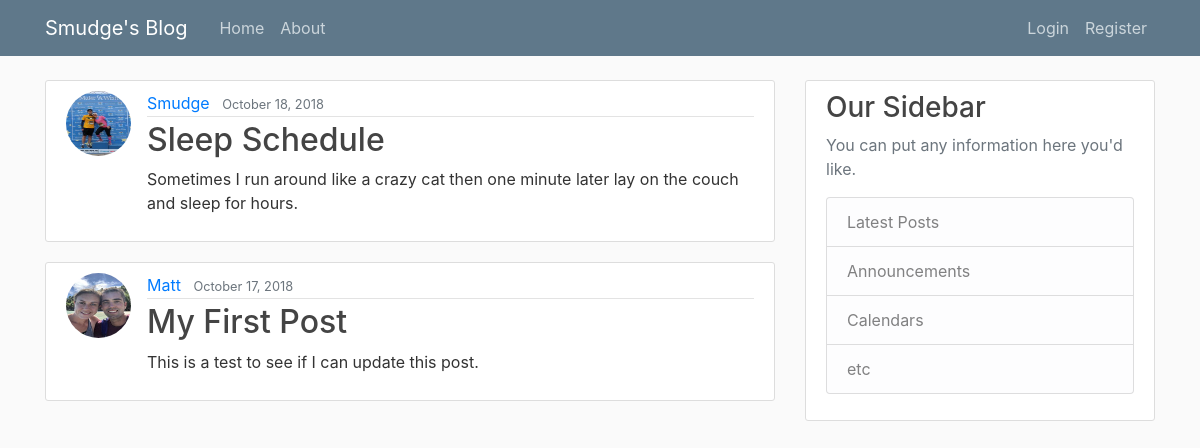
Before: / with the older database file.
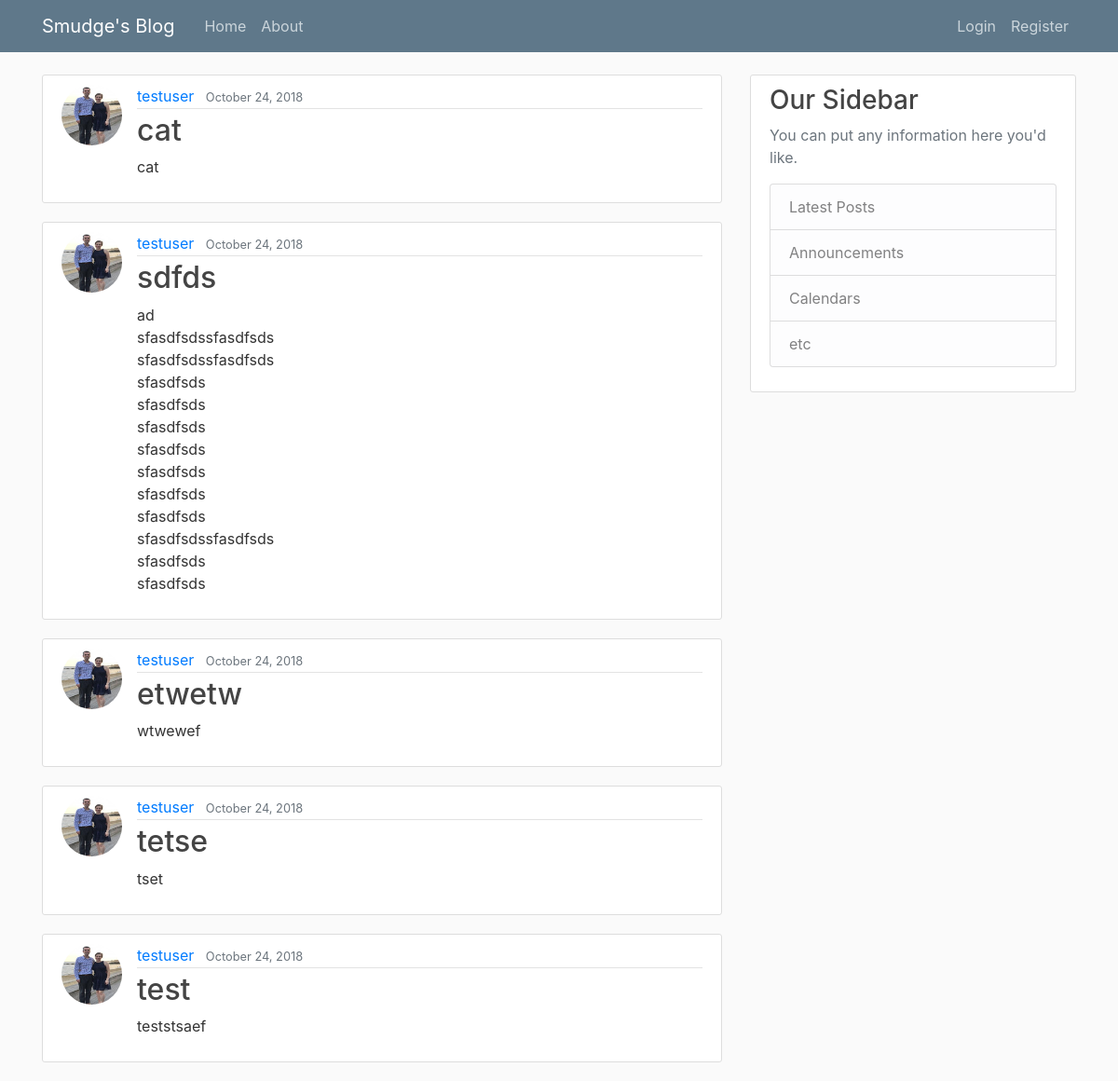
After: the same page with the newer database file.
### blog/models.py (models this page shows, shortened)
class Post(models.Model):
    title = models.CharField(max_length=100)
    content = models.TextField()
    date_posted = models.DateTimeField(default=timezone.now)
    author = models.ForeignKey(User, on_delete=models.CASCADE)

### users/models.py (models this page shows, shortened)
class Profile(models.Model):
    user = models.OneToOneField(User, on_delete=models.CASCADE)
    image = models.ImageField(default='default.jpg', upload_to='profile_pics')

### blog/views.py (the view)
# urls.py: path('', PostListView.as_view(), name='blog-home'),
class PostListView(ListView):
    model = Post
    template_name = 'blog/home.html'  # <app>/<model>_<viewtype>.html
    context_object_name = 'posts'
    ordering = ['-date_posted']
    paginate_by = 5

### blog/templates/blog/home.html
{% extends "blog/base.html" %}
{% block content %}
    {% for post in posts %}
        <article class="media content-section">
          <img class="rounded-circle article-img" src="{{ post.author.profile.image.url }}">
          <div class="media-body">
            <div class="article-metadata">
              <a class="mr-2" href="{% url 'user-posts' post.author.username %}">{{ post.author }}</a>
              <small class="text-muted">{{ post.date_posted|date:"F d, Y" }}</small>
            </div>
            <h2><a class="article-title" href="{% url 'post-detail' post.id %}">{{ post.title }}</a></h2>
            <p class="article-content">{{ post.content }}</p>
          </div>
        </article>
    {% endfor %}
{% endblock content %}

### blog/templates/blog/base.html (shortened to what this page needs)
{% load static %}
<!DOCTYPE html>
<html lang="en">
  <head>
    <link rel="stylesheet" href="https://stackpath.bootstrapcdn.com/bootstrap/4.1.3/css/bootstrap.min.css">
    <link rel="stylesheet" type="text/css" href="{% static 'blog/main.css' %}">
</head>
<body>
        <header class="site-header">
                <nav class="navbar navbar-expand-md navbar-dark bg-steel fixed-top">
                  <div class="container">
                    <a class="navbar-brand mr-4" href="{% url 'blog-home' %}">Smudge's Blog</a>
                    <div class="collapse navbar-collapse" id="navbarToggle">
                      <div class="navbar-nav mr-auto">
                            <a class="nav-item nav-link" href="{% url 'blog-home' %}">Home</a>
                        <a class="nav-item nav-link" href="{% url 'blog-about' %}">About</a>
                      </div>
                      <div class="navbar-nav">
                        {% if user.is_authenticated %}
                          <a class="nav-item nav-link" href="{% url 'post-create' %}">New Post</a>
                          <a class="nav-item nav-link" href="{% url 'profile' %}">Profile</a>
                          <a class="nav-item nav-link" href="{% url 'logout' %}">Logout</a>
                        {% else %}
                          <a class="nav-item nav-link" href="{% url 'login' %}">Login</a>
                          <a class="nav-item nav-link" href="{% url 'register' %}">Register</a>
                        {% endif %}
                      </div>
                    </div>
                  </div>
                </nav>
              </header>
    <main role="main" class="container">
  <div class="row">
    <div class="col-md-8">
      {% block content %}{% endblock %}
    </div>
    <div class="col-md-4">
      <div class="content-section">
        <h3>Our Sidebar</h3>
        <p class='text-muted'>You can put any information here you'd like.
          <ul class="list-group">
            <li class="list-group-item list-group-item-light">Latest Posts</li>
            <li class="list-group-item list-group-item-light">Announcements</li>
            <li class="list-group-item list-group-item-light">Calendars</li>
            <li class="list-group-item list-group-item-light">etc</li>
          </ul>
        </p>
      </div>
    </div>
  </div>
</body>
</html>

### blog/static/blog/main.css (style rules this page uses)
body { background: #fafafa; color: #333333; margin-top: 5rem; }
h1, h2, h3, h4, h5, h6 { color: #444444; }
ul { margin: 0; }
.bg-steel { background-color: #5f788a; }
.site-header .navbar-nav .nav-link { color: #cbd5db; }
.content-section { background: #ffffff; padding: 10px 20px; border: 1px solid #dddddd; border-radius: 3px; margin-bottom: 20px; }
.article-title { color: #444444; }
.article-content { white-space: pre-line; }
.article-img { height: 65px; width: 65px; margin-right: 16px; }
.article-metadata { padding-bottom: 1px; margin-bottom: 4px; border-bottom: 1px solid #e3e3e3 }

Changed rows visible on the page:
no longer on this page (row unchanged): Post: author.profile.image (picture), author "Smudge", date_posted "October 18, 2018", title "Sleep Schedule", content "Sometimes I run around like a crazy cat then one minute later lay on the couch and sleep for hours."
no longer on this page (row unchanged): Post: author.profile.image (picture), author "Matt", date_posted "October 17, 2018", title "My First Post", content "This is a test to see if I can update this post."
added Post: author.profile.image (placeholder picture), author "testuser", date_posted "October 24, 2018", title "cat", content "cat"
added Post: author.profile.image (placeholder picture), author "testuser", date_posted "October 24, 2018", title "sdfds", content "ad sfasdfsdssfasdfsds sfasdfsdssfasdfsds sfasdfsds sfasdfsds sfasdfsds sfasdfsds sfasdfsds sfasdfsds sfasdfsds sfasdfsdssfasdfsds sfasdfsds sfasdfsds"
added Post: author.profile.image (placeholder picture), author "testuser", date_posted "October 24, 2018", title "etwetw", content "wtwewef"
added Post: author.profile.image (placeholder picture), author "testuser", date_posted "October 24, 2018", title "tetse", content "tset"
added Post: author.profile.image (placeholder picture), author "testuser", date_posted "October 24, 2018", title "test", content "teststsaef"
